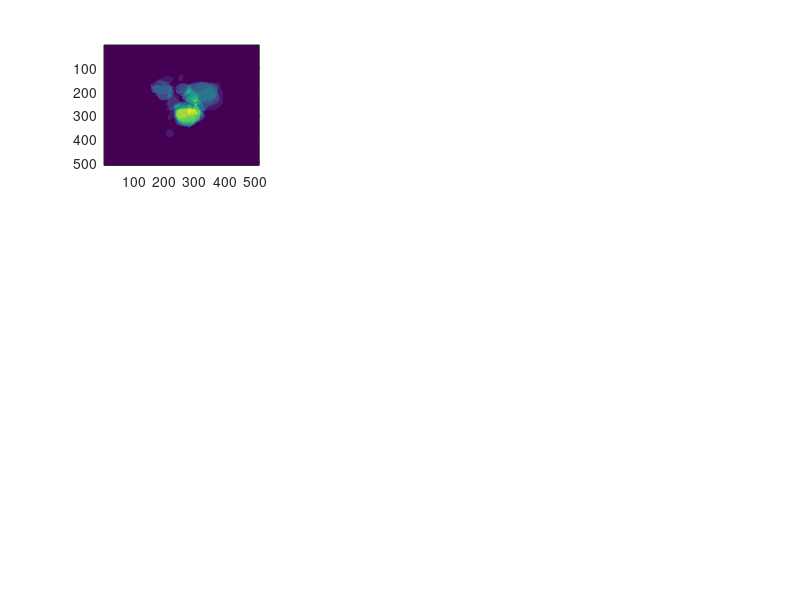

The MATLAB source for this figure: (Note: this script raises an error after producing the figure.)
%% Distribution of Tomurs
%.... By Erfan Zabeh 2020.....
%......ez2290@columbia.edu......
clear all;clc;close all
data_dir = 'C:\Users\Erfan\Desktop\Projects\Tumor detection QuickNat\Data\';
%run ManualRegisteration.m
load('ExpertAnotationMap.mat')
%% .............Spatial Distribution of Tumors.............
%..........................................................
%..........................................................
%..........................................................

figure(1)
%...................Tumor Type 1
figure(1);subplot(3,3,1)
imagesc(T1_Ax)
MRIplane = 'Axial';
TumorImage = T1_Ax;
OutLabel = 'T1_Ax';
figure
OverlapTumorOnMRI(MRIplane,TumorImage,OutLabel)

figure(1);subplot(3,3,2)
imagesc(T1_Cor)
MRIplane = 'Coronal';
TumorImage = T1_Cor;
OutLabel = 'T1_Cor';
figure
OverlapTumorOnMRI(MRIplane,TumorImage,OutLabel)

figure(1);subplot(3,3,3)
imagesc(T1_Sag)
MRIplane = 'Sagital';
TumorImage = T1_Sag;
OutLabel = 'T1_Sag';
figure
OverlapTumorOnMRI(MRIplane,TumorImage,OutLabel)

%...................Tumor Type 2......
figure(1);subplot(3,3,4)
imagesc(T2_Ax)
MRIplane = 'Axial';
TumorImage = T2_Ax;
OutLabel = 'T2_Ax';
figure
OverlapTumorOnMRI(MRIplane,TumorImage,OutLabel)

figure(1);subplot(3,3,5)
imagesc(T2_Cor)
MRIplane = 'Coronal';
TumorImage = T2_Cor;
OutLabel = 'T2_Cor';
figure
OverlapTumorOnMRI(MRIplane,TumorImage,OutLabel)

figure(1);subplot(3,3,6)
imagesc(T2_Sag)
MRIplane = 'Sagital';
TumorImage = T2_Sag;
OutLabel = 'T2_Sag';
figure
OverlapTumorOnMRI(MRIplane,TumorImage,OutLabel)

%...................Tumor Type 3
figure(1);subplot(3,3,7)
imagesc(T3_Ax)
MRIplane = 'Axial';
TumorImage = T3_Ax;
OutLabel = 'T3_Ax';
figure
OverlapTumorOnMRI(MRIplane,TumorImage,OutLabel)

figure(1);subplot(3,3,8)
imagesc(T3_Cor)
MRIplane = 'Coronal';
TumorImage = T3_Cor;
OutLabel = 'T3_Cor';
figure
OverlapTumorOnMRI(MRIplane,TumorImage,OutLabel)

figure(1);subplot(3,3,9)
imagesc(T3_Sag)
MRIplane = 'Sagital';
TumorImage = T3_Sag;
OutLabel = 'T3_Sag';
figure
OverlapTumorOnMRI(MRIplane,TumorImage,OutLabel)

%% (3D image) combining Sagital, Coronal, and Axial views
%..........................................................
%..........................................................
%..........................................................
close all
h = figure(1);
scrsz = get(0,'ScreenSize');
set(h,'position',scrsz)

TumorLabel = {['Meningioma'],['Glioma'], ['Pituitary']};

for TumorType = 1:3
subplot(1,3,TumorType)

hold on;
ax = imread(['T',num2str(TumorType),'_Ax.png']);
sag = imread(['T',num2str(TumorType),'_Sag.png']);
cor = imread(['T',num2str(TumorType),'_Cor.png']);
s1 = imsurf(cor,[],[-1  0 0],[0 -1 0],0.3);
s2 = imsurf(ax,[],[0 0 -1],[0 -1 0],0.3);
s3 = imsurf(sag,[],[0  -1 0],[1  0 0],0.3);

axis square
view([35 -35]);
s1.EdgeColor = [255,223,0]./255;
s2.EdgeColor = [255,223,0]./255;
s3.EdgeColor = [255,223,0]./255;
axis off
title ({['Spatial Distribution of'];[TumorLabel{TumorType}, ' Tumor']})
end
save2pdf(['TumorSpatialDistribution'],gcf,600)